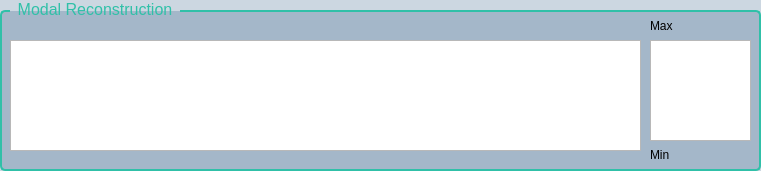
  <widget class="QGroupBox" name="groupBox_11">
   <property name="geometry">
    <rect>
     <x>480</x>
     <y>10</y>
     <width>761</width>
     <height>171</height>
    </rect>
   </property>
   <property name="styleSheet">
    <string notr="true">QGroupBox {
    font-size: 16px;
    color: #30c0a8;
    border: 2px solid #30c0a8;
    border-radius: 5px;
    margin-top: 10px;
    background-color: rgba(24, 72, 120, 0.22);
}

QGroupBox::title {
    subcontrol-origin: margin;
    left: 10px;
    padding: 0 5px;
}
</string>
   </property>
   <property name="locale">
    <locale language="English" country="UnitedStates"/>
   </property>
   <property name="title">
    <string>Modal Reconstruction</string>
   </property>
   <widget class="GraphicsView" name="modeHist">
    <property name="geometry">
     <rect>
      <x>10</x>
      <y>40</y>
      <width>631</width>
      <height>111</height>
     </rect>
    </property>
   </widget>
   <widget class="GraphicsView" name="dmView_4">
    <property name="geometry">
     <rect>
      <x>650</x>
      <y>40</y>
      <width>101</width>
      <height>101</height>
     </rect>
    </property>
   </widget>
   <widget class="QLabel" name="dmRecModesMinLabel">
    <property name="geometry">
     <rect>
      <x>650</x>
      <y>140</y>
      <width>101</width>
      <height>30</height>
     </rect>
    </property>
    <property name="text">
     <string>Min</string>
    </property>
    <property name="alignment">
     <set>Qt::AlignLeading|Qt::AlignLeft|Qt::AlignVCenter</set>
    </property>
   </widget>
   <widget class="QLabel" name="dmRecModesMaxLabel">
    <property name="geometry">
     <rect>
      <x>650</x>
      <y>10</y>
      <width>91</width>
      <height>31</height>
     </rect>
    </property>
    <property name="text">
     <string>Max</string>
    </property>
    <property name="alignment">
     <set>Qt::AlignLeading|Qt::AlignLeft|Qt::AlignVCenter</set>
    </property>
   </widget>
  </widget>
